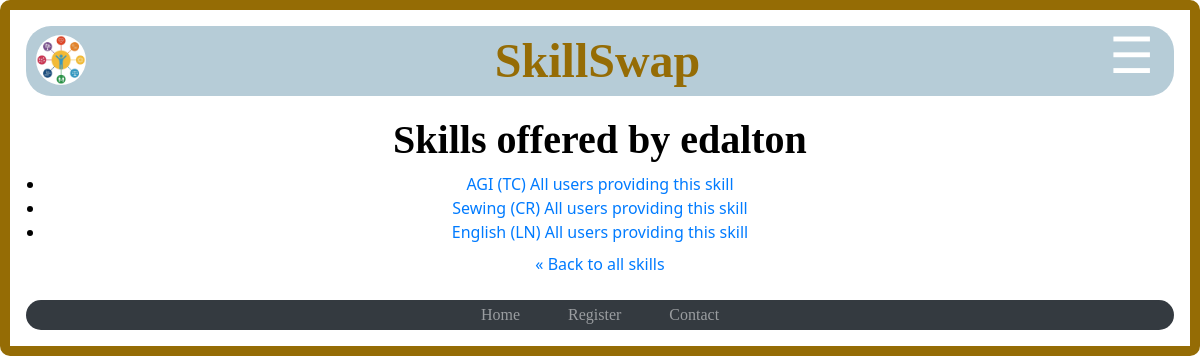
The app's page /browse/user/edalton/ with its own data.
### skills/models.py (models this page shows, shortened)
class AddSkills(models.Model):
    user = models.ForeignKey(User, on_delete=models.CASCADE, related_name='userOffer')
    created = models.DateTimeField(auto_now_add=True)
    title = models.CharField(max_length=100)
    category = models.CharField(max_length=2, choices=CATEGORIES, default='OT')
    availability = models.BooleanField()
    location = models.CharField(max_length=100)
    description = models.TextField(max_length=200) # very big, please make it look better
    average_rating = models.FloatField(default=0.0)
    slug = models.SlugField(blank=True)

### browse/views.py (the view)
# urls.py: path('user/<str:username>/', skill_view, name='skills_by_user'),
def skill_view(request, username=None, skill_name=None):
    user = get_object_or_404(User, username=username)
    skills_qs = AddSkills.objects.filter(user=user)
    if skill_name:
        skill = get_object_or_404(skills_qs, title=skill_name)
        return render(request, 'browse/skill_detail.html', {
            'user': user,
            'skill': skill,
        })
    else:
        return render(request, 'browse/skills_by_user.html',{
            'user': user,
            'skills': skills_qs,
        })

### templates/browse/skills_by_user.html (shortened to what this page needs)
{% extends 'base.html' %}
{% block body-block %}
<h1>Skills offered by {{ user.username }}</h1>
<ul>
    {% for skill in skills %}
    <li>
        <a href="{% url 'browse:skill_detail_from_user' username=user.username skill_name=skill.title %}">
            {{ skill.title }} ({{ skill.category }})
        </a>
        <a href="{% url 'browse:users_by_skill' slug=skill.slug %}">
            All users providing this skill
        </a>
    </li>
    {% empty %}
    <li>This user hasn't offered any skills yet.</li>
    {% endfor %}
    <p><a href="{% url 'browse:browse' %}">« Back to all skills</a></p>
{%endblock body-block %}

### static/index.css (style rules this page uses)
*, *::before, *::after { box-sizing: border-box; margin: 0; padding: 0; }
:root { --brand-gold: rgb(149, 108, 5); --brand-light: rgb(185, 239, 248); --brand-dark: rgb(38, 23, 48); --font-base: 'Segoe UI', Tahoma, Geneva, Verdana, sans-serif; --font-heading: 'Segoe UI', Tahoma, Geneva, Verdana, sans-serif; --transition-speed: 0.2s; }
html { font-size: 16px; }
body { font-family: var(--font-base); color: #000; text-align: center; padding: 1rem; border: 0.625rem solid var(--brand-gold); border-radius: 10px; }
h1, h2, h3, h6 { font-family: var(--font-heading); font-weight: bold; margin: 0.5rem 0; }
p { margin: 0.5rem 0; }
p { font-family: 'Segoe UI', Tahoma, 'Geneva', Verdana, sans-serif; color: #000; }
h1, h2,h3, h6 { font-family:fantasy; font-weight: bold; }

### records on screen
AddSkills: title "AGI", category "TC"
AddSkills: title "Sewing", category "CR"
AddSkills: title "English", category "LN"

### other values on screen
{{ user.username }} "edalton"
